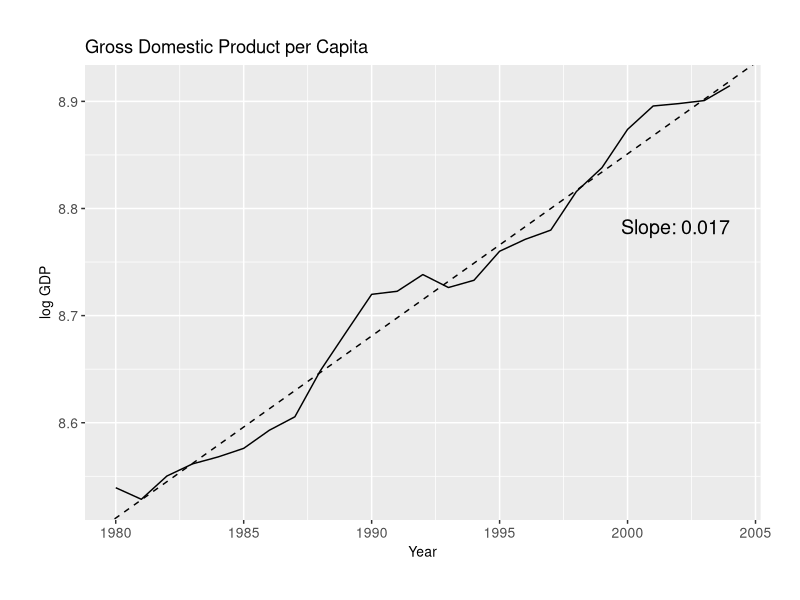
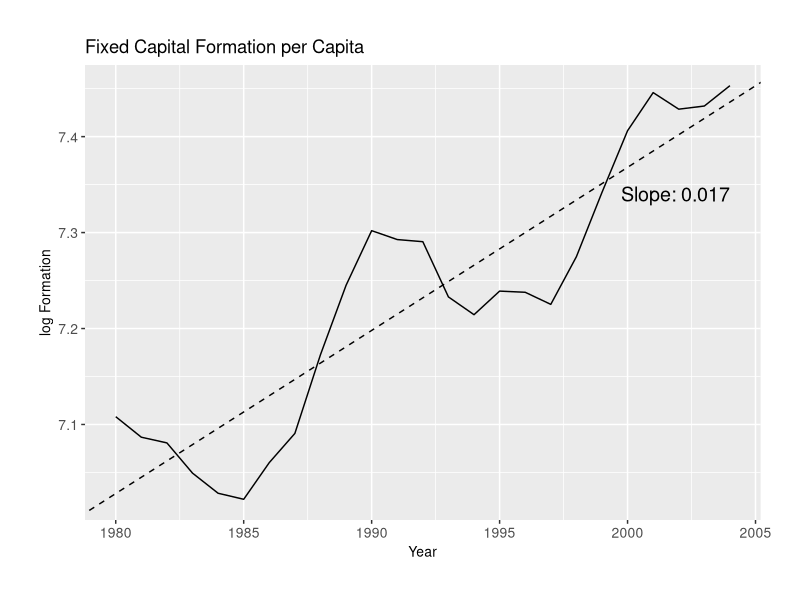
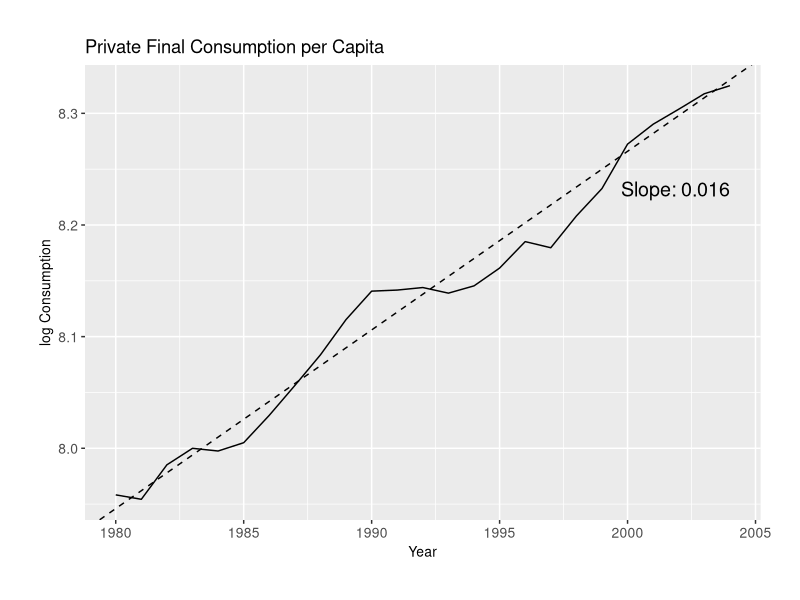
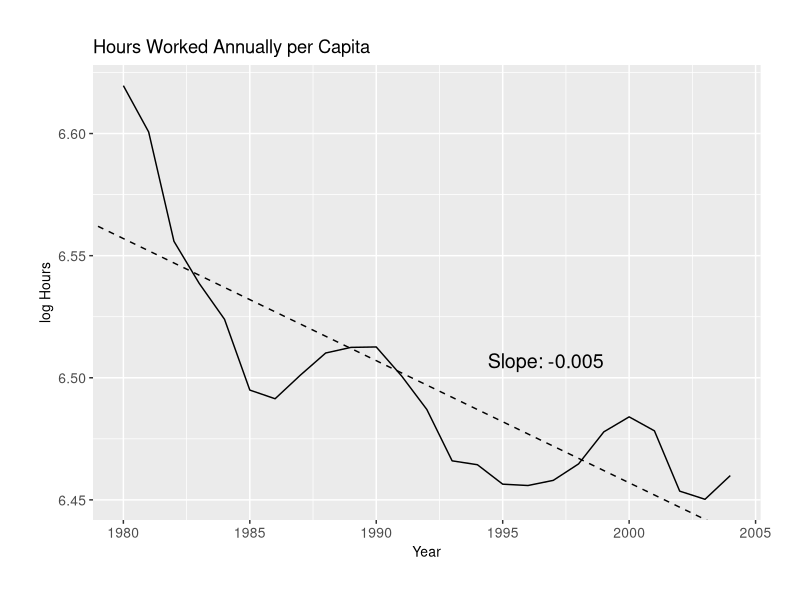

Generate these figures, in order, with R:
# author : Pierre Pili
# email : pierre.pili@etu.minesparis.psl.eu
# description : Plots

### Libraries ###
library(tidyverse)
library(ggplot2)

### Imports ###
cycles <- read.csv("OUTPUT/DATA/cycles.csv") %>% mutate(
    DATE = as.Date(paste(YEAR, "-01-01", sep = ""), format = "%Y-%m-%d"))

### Plots ###
#GDP
gdp <- cycles %>% ggplot() +
    geom_line(aes(x = YEAR, y = log(GDP))) +
    geom_abline(intercept = -25.149, slope = 0.017, color = "#000000", linetype = "dashed") + #nolint
    annotate("text", x = max(cycles$YEAR), y = 8.79,
             label = paste("Slope:", 0.017),
             hjust = 1, vjust = 1, size = 5) +
    theme(
        axis.title.x = element_text(size = 10),
        axis.title.y = element_text(size = 10),
        axis.text.x = element_text(size = 10),
        axis.text.y = element_text(size = 10),
        plot.margin = margin(1, 1, 1, 1, "cm")
    ) +
    labs(title = "Gross Domestic Product per Capita",
       x = "Year",  # Titre de l'axe x
       y = "log GDP")  # Titre de l'axe y

ggsave("OUTPUT/MEDIA/loggdp_pc.png", plot = gdp, height = 3, width = 8, units = "in") #nolint

#INVESTMENT
inv <- cycles %>% ggplot() +
    geom_line(aes(x = YEAR, y = log(INVESTMENT))) +
    geom_abline(intercept = -26.632, slope = 0.017, color = "#000000", linetype = "dashed") + #nolint
    annotate("text", x = max(cycles$YEAR), y = 7.348,
             label = paste("Slope:", 0.017),
             hjust = 1, vjust = 1, size = 5) +
    theme(
        axis.title.x = element_text(size = 10),
        axis.title.y = element_text(size = 10),
        axis.text.x = element_text(size = 10),
        axis.text.y = element_text(size = 10),
        plot.margin = margin(1, 1, 1, 1, "cm")
    ) +
    labs(title = "Fixed Capital Formation per Capita",
       x = "Year",  # Titre de l'axe x
       y = "log Formation")  # Titre de l'axe y

ggsave("OUTPUT/MEDIA/loginv_pc.png", plot = inv, height = 3, width = 8, units = "in") #nolint

#CONSUMPTION
cons <- cycles %>% ggplot() +
    geom_line(aes(x = YEAR, y = log(CONSUMPTION))) +
    geom_abline(intercept = -23.734, slope = 0.016, color = "#000000", linetype = "dashed") + #nolint
    annotate("text", x = max(cycles$YEAR), y = 8.239,
             label = paste("Slope:", 0.016),
             hjust = 1, vjust = 1, size = 5) +
    theme(
        axis.title.x = element_text(size = 10),
        axis.title.y = element_text(size = 10),
        axis.text.x = element_text(size = 10),
        axis.text.y = element_text(size = 10),
        plot.margin = margin(1, 1, 1, 1, "cm")
    ) +
    labs(title = "Private Final Consumption per Capita",
       x = "Year",  # Titre de l'axe x
       y = "log Consumption")  # Titre de l'axe y

ggsave("OUTPUT/MEDIA/logcons_pc.png", plot = cons, height = 3, width = 8, units = "in") #nolint

#HOURS WORKED
hours <- cycles %>% ggplot() +
    geom_line(aes(x = YEAR, y = log(HOURS_WORKED))) +
    geom_abline(intercept = 16.457, slope = -0.005, color = "#000000", linetype = "dashed") + #nolint
    annotate("text", x = 1999, y = 6.51,
             label = paste("Slope:", -0.005),
             hjust = 1, vjust = 1, size = 5) +
    theme(
        axis.title.x = element_text(size = 10),
        axis.title.y = element_text(size = 10),
        axis.text.x = element_text(size = 10),
        axis.text.y = element_text(size = 10),
        plot.margin = margin(1, 1, 1, 1, "cm")
    ) +
    labs(title = "Hours Worked Annually per Capita",
       x = "Year",  # Titre de l'axe x
       y = "log Hours")  # Titre de l'axe y

ggsave("OUTPUT/MEDIA/loghours_pc.png", plot = hours, height = 3, width = 8, units = "in") #nolint
